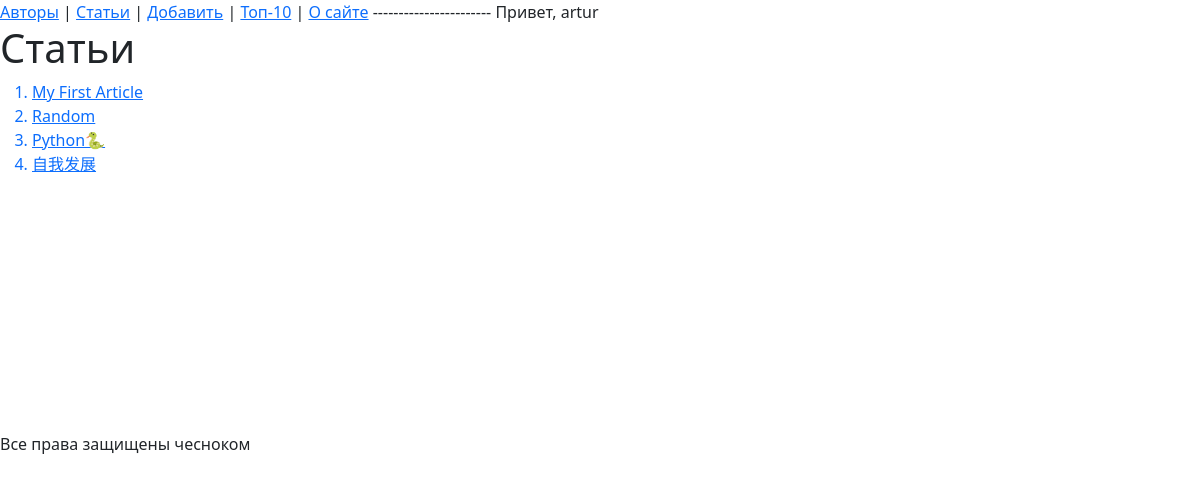
Screenshot of / (signed in) with the database file from the repository.
### core/models.py (models this page shows, shortened)
class Article(models.Model):
    title = models.CharField(max_length = 255)
    text = models.TextField()
    author = models.ForeignKey(
        to = "Author",
        on_delete = models.SET_NULL,
        null = True, blank = True,
        related_name = "article",
        verbose_name = "Автор"
    )
    readers = models.ManyToManyField(
        to = User,
        related_name = "read_articles",
        blank = True,
    )
    views = models.IntegerField(
        default = 0,
        verbose_name = "Просмотры"
    )
    created_at = models.DateTimeField(
        auto_now_add = True,
        null = True,
    )
    updated_at = models.DateTimeField(
        auto_now = True
    )
    is_active = models.BooleanField(
        default = True
    )

### core/views.py (the view)
# urls.py: path("", articles, name = "articles"),
def articles(request):
    articles = Article.objects.filter(is_active = True)
    return render(
        request,
        "articles.html",
        {"articles": articles}
    )

### core/templates/articles.html (shortened to what this page needs)
{% extends 'base.html' %}
{% block content %}
    <h1>Статьи</h1>
    <ol>
    {% for article in articles %}
        <a href = "{% url 'article' article.id %}"><li>{{ article.title }}</li></a>
    {% endfor %}
    </ol>
{% endblock %}

### core/templates/base.html (shortened to what this page needs)
{% load static %}
<!DOCTYPE html>
<html lang="en">
<head>
    <link href="https://cdn.jsdelivr.net/npm/bootstrap@5.0.0-beta1/dist/css/bootstrap.min.css" rel="stylesheet">
    <link rel="stylesheet" href="{% static 'mystyle.css' %}">
</head>
<body>
    <a href = "{% url 'authors' %}">Авторы</a> |
    <a href = "{% url 'articles' %}">Статьи</a> |
    <a href = "{% url 'article-add' %}">Добавить</a> |
    <a href = "#">Топ-10</a> |
    <a href = "{% url 'about' %}">О сайте</a>
    -----------------------
    <span>Привет, {{ request.user.username }}</span>
    {% block content %}
    {% endblock %}
    <br><br><br><br><br><br><br><br><br><br>
    <footer>Все права защищены чесноком</footer>
</body>
</html>

### rows the page displays
Article: title "My First Article"
Article: title "Random"
Article: title "Python🐍"
Article: title "自我发展"

### other values shown
{{ request.user.username }} "artur"
